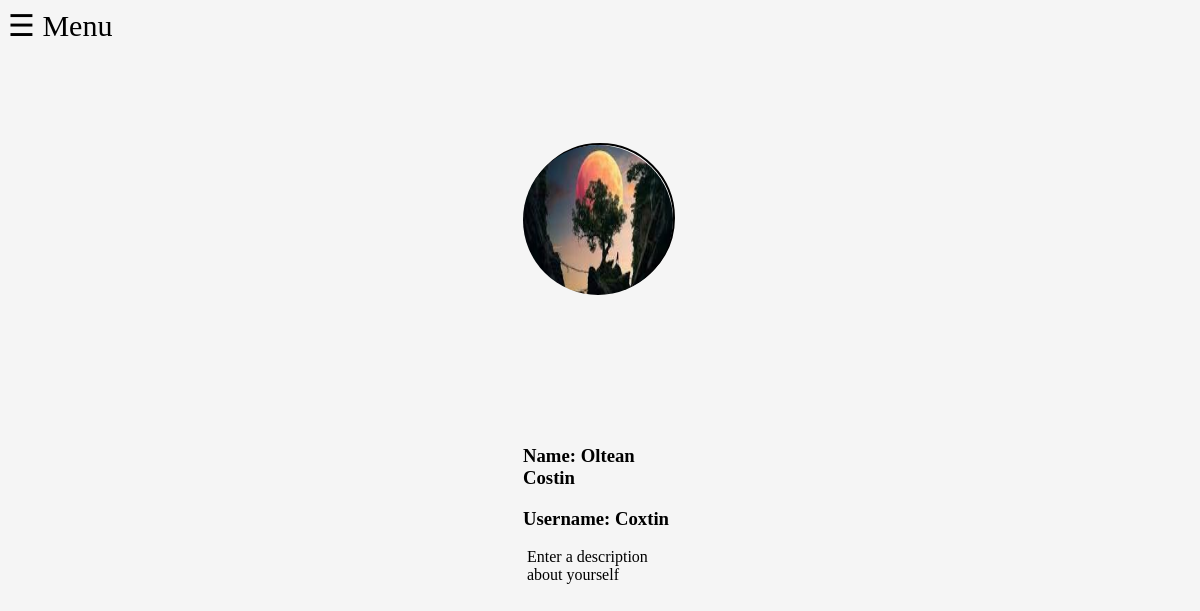
The page /users_proprieties/usersProfile.php (signed in) on the database as committed earlier.
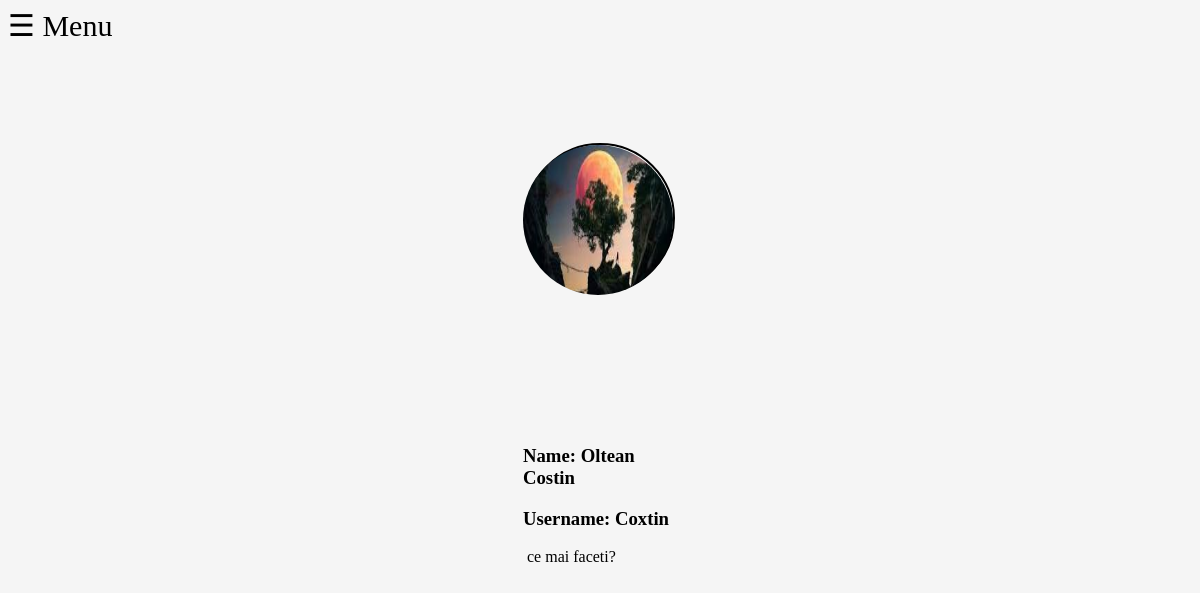
The same page on the database as committed later.
### tables this page shows
CREATE TABLE `users` (
  `usersId` int NOT NULL,
  `usersFirstName` varchar(100) NOT NULL,
  `usersLastName` varchar(100) NOT NULL,
  `usersUsername` varchar(100) NOT NULL,
  `usersEmail` varchar(100) NOT NULL,
  `usersBirthday` varchar(100) NOT NULL,
  `usersGender` varchar(100) NOT NULL,
  `usersPhone` varchar(100) NOT NULL,
  `usersPwd` varchar(100) NOT NULL,
  `usersDescription` varchar(200) DEFAULT NULL,
  `createdAt` timestamp NULL DEFAULT CURRENT_TIMESTAMP,
  `updatedAt` timestamp NULL DEFAULT NULL
);

### users_proprieties/usersProfile.php (the view, shortened to what this page needs)
<?php require_once("../config.php"); ?>
<?php include('../includes/sidebar.php'); ?>
<?php include('../includes_signup_login/code_functions.php'); ?>
<link rel="stylesheet" href="../static/css/usersProfile.css">
<div class="profile">
<div class = "profile-picture">
    <div class = "profile-name">
        <img src="<?php echo BASE_URL?>/static/images/profile-pictures/<?php echo $_SESSION["usersId"].'.jpg' ?>" alt="pfp">
        <p id = "name"><h3> Name: <?php echo getNameById(); ?></h3></p>
        <p id = "username"><h3> Username: <?php echo getUsernameById() ?></h3></p>
    </div>
    <div class = "content">
        <p><?php echo getContentById(); ?></p>
    </div>
</div>
</div>

### includes/sidebar.php (shortened to what this page needs)
<link rel="stylesheet" href="../static/css/sidebar.css">
<span style="font-size:30px;cursor:pointer" onclick="openNav()">&#9776; Menu</span>

### includes_signup_login/code_functions.php (shortened to what this page needs)
<?php
    global $conn;
    function getNameById(){
        global $conn;
        $sql = "SELECT usersFirstName, usersLastName FROM users WHERE usersId = {$_SESSION['usersId']};";
        $result = mysqli_query($conn, $sql);
        $row = mysqli_fetch_assoc($result);
        return $row['usersFirstName'] . ' ' . $row['usersLastName'];
    }
    function getUsernameById(){
        global $conn;
        $sql = "SELECT usersUsername FROM users WHERE usersId = {$_SESSION['usersId']};";
        $result = mysqli_query($conn, $sql);
        $row = mysqli_fetch_assoc($result);
        return $row['usersUsername'];
    }
    function getContentById(){
        global $conn;
        $sql = "SELECT usersDescription FROM users WHERE usersId = {$_SESSION['usersId']};";
        $result = mysqli_query($conn, $sql);
        if (mysqli_num_rows($result) > 0){
        $row = mysqli_fetch_assoc($result);
            if(empty($row['usersDescription'])){
                echo "Enter a description about yourself";
            }
            else{
                print_r($row['usersDescription']);
            }
            }
        }

### static/css/usersProfile.css (style rules this page uses)
.profile-picture { width: 150px; height: 150px; background-color: #ccc; background-image: url("../images/emptyProfilePicture.jpg"); background-size: cover; border-radius: 50%; margin: 0 auto; border-radius: 50%; border: 2px solid black; box-sizing: border-box; transform: translateY(100px); }
.profile-name { float: right; }
#name { margin-top: 150px; }
img { width:150px; height:150px; background-size: cover; border-radius:75px; }

Rows that differ between the two databases and show on the page:
changed users "Oltean Costin": usersDescription (not shown) → "ce mai faceti?"
Other text that changed with them:
text no longer shown: "Enter a description about yourself"
